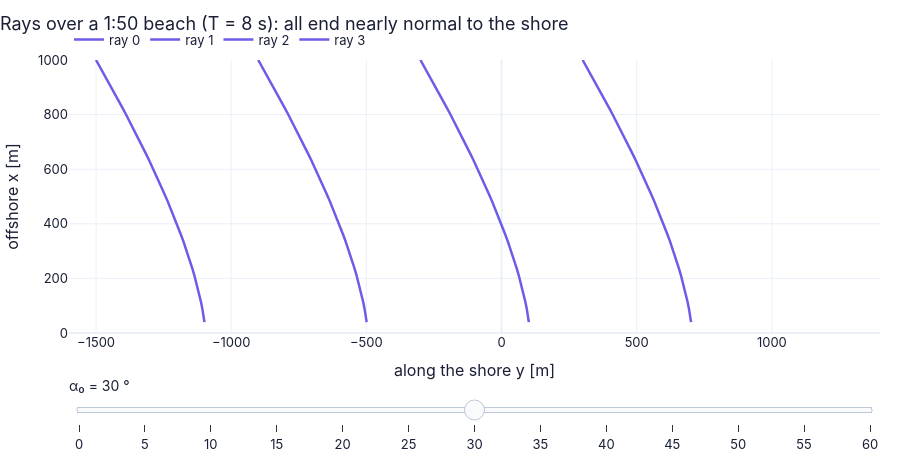

The notebook cell this image was saved under:
### Markdown cell above
**What you see.** (a) Rays (purple) coming from offshore at 30° bend toward the shore normal as the depth contours (grey) get
shallower, and the crest lines (orange) turn parallel to the shore — our remake of Fig. 7.8 `N174`. (b) Parallel rays
from the west bending toward a circular island from every side: the central rays land on its west face, the outer ones
curve round its north and south points, and the rays launched about 3.5–4.5 km off the axis (thick orange, counted in the
printed line) wrap far enough to land on its east, sheltered half — Fig. 7.9 `N175` with our bathymetry. The outermost
shelf rays (launched ±4.6 km off the axis, thin purple) bend the most of all: they swing behind the island and cross each
other on its east side, but they never come closer than about 3.8 km to the centre, so they never reach the shore and are
not counted — the traced 30 minutes end while they are still turning (traced longer, they head back out to sea). The four rays launched at ±5.5 and ±6 km never cross the shelf edge (dashed circle): the
depth along them stays 30 m, so they pass by dead straight. (c) Four rays straight
onto the beach in the x–t plane: curved, because they slow down as the water shallows, each keeping its ω to about
$10^{-9}$ — Fig. 7.18 `N184`.

**How to read it.** Each ray keeps its ω (printed drift); k grows as the depth falls, so the ray bends toward the shallow side. Longer
periods (darker) travel faster in deep water and slow down more near the shore.

**What would change if…** …a longer period (T = 14 s): the swell feels the bottom sooner, so the turning starts further offshore.

### Code cell
xr = np.linspace(1000, 40, 40)                             # offshore distance [m]
def rays(a0):                                              # rays over the 1:50 beach for incidence a0 [deg]
    r_ = ch07.snell_ray_plane_beach(xr, np.radians(a0), 1000.0, 8.0, 0.02)   # Snell with (7.28)
    return {f"ray {j}": (y0 + r_["y"], xr) for j, y0 in enumerate(np.linspace(-1500, 300, 4))}   # four rays: shifted copies along the shore
fig = slider_figure(rays, "α₀", np.linspace(0, 60, 13 if not FAST else 7), unit="°", xlabel="along the shore y [m]",   # slider over the incidence angle
                    ylabel="offshore x [m]", title="Rays over a 1:50 beach (T = 8 s): all end nearly normal to the shore",   # labels and message
                    xrange=(-1600, 1400), yrange=(0, 1000))   # fixed axes
recolor(fig, {f"ray {j}": COLORS["accent"] for j in range(4)})   # rays purple (group/energy colour)
fig.show()   # draw (works on the page: no kernel needed)
